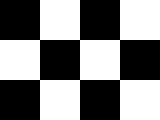
#> input picture data/check.bmp, 160 x 120 px
$ python -i panorama.py   (imports and definitions only)
#> lines starting #> are read from the running program, lines starting #| are printed output that depends on the picture; after the words box and inside, x2 and y2 are one past the last pixel; in counts of white or black regions, pixels touching at a corner belong together
#> `picture = cv2.imread('../data/check.bmp', cv2.IMREAD_GRAYSCALE)`: picture: shape (120, 160); 50% white; 1 white region, box (x1, y1, x2, y2) and area: (0, 0, 160, 120) 9600
import numpy as np
import cv2
from utils import *
from skimage.feature import peak_local_max
from scipy.signal import convolve2d


def comp_grads(im):
    dx = np.array([[-1, 0, 1]])
    dy = np.array([-1, 0, 1])
    dy = dy[..., np.newaxis]

    dim_x = convolve2d(im, dx, mode="same")
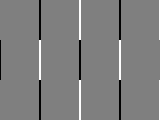
#> dim_x: shape (120, 160) int64; min -255, max 255, mean -0.5; drawn with min black and max white
    dim_y = convolve2d(im, dy, mode="same")
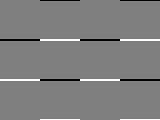
#> dim_y: shape (120, 160) int64; min -255, max 255, mean 0; drawn with min black and max white

    return dim_x, dim_y


def harris_corner_detector(im, alpha=0.04):
    Ix, Iy = comp_grads(im)

    IxIy = np.multiply(Ix, Iy)
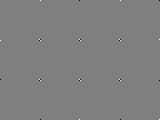
#> IxIy: shape (120, 160) int64; min -65025, max 65025, mean 0; drawn with min black and max white

    Ix_sq = cv2.GaussianBlur(np.float32(Ix**2), (3, 3), cv2.BORDER_DEFAULT)
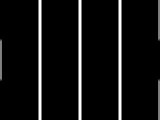
#> Ix_sq: shape (120, 160) float32; min 0, max 43576.9, mean 2710.8; drawn with min black and max white
    Iy_sq = cv2.GaussianBlur(np.float32(Iy**2), (3, 3), cv2.BORDER_DEFAULT)
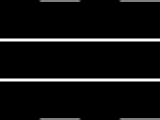
#> Iy_sq: shape (120, 160) float32; min 0, max 43576.9, mean 2530.6; drawn with min black and max white

    R = np.zeros_like(im)

    # TODO: vectorize if needed
    for y in range(R.shape[0]):
        for x in range(R.shape[1]):
            det_M = (Ix_sq[y,x] * Iy_sq[y,x]) -2*IxIy[y, x]
            trace_M = Ix_sq[y,x] + Iy_sq[y,x]
            R[y, x] = det_M - alpha * (trace_M**2)
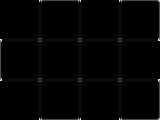
#> R: shape (120, 160); min 0, max 251, mean 3

    return peak_local_max(R, min_distance=10)


def draw_corners(im, local_maxes):
    for loc_max in local_maxes:
        y, x = loc_max
        cv2.circle(im, (x, y), 1, (0, 255, 0), thickness=1)

    cv2.imshow("corners", im)
    cv2.waitKey(0)

>>> import cv2
>>> picture = cv2.imread('../data/check.bmp', cv2.IMREAD_GRAYSCALE)
>>> result = harris_corner_detector(picture)
#> result = 40 pairs, first value 12 to 102, second value 12 to 142
